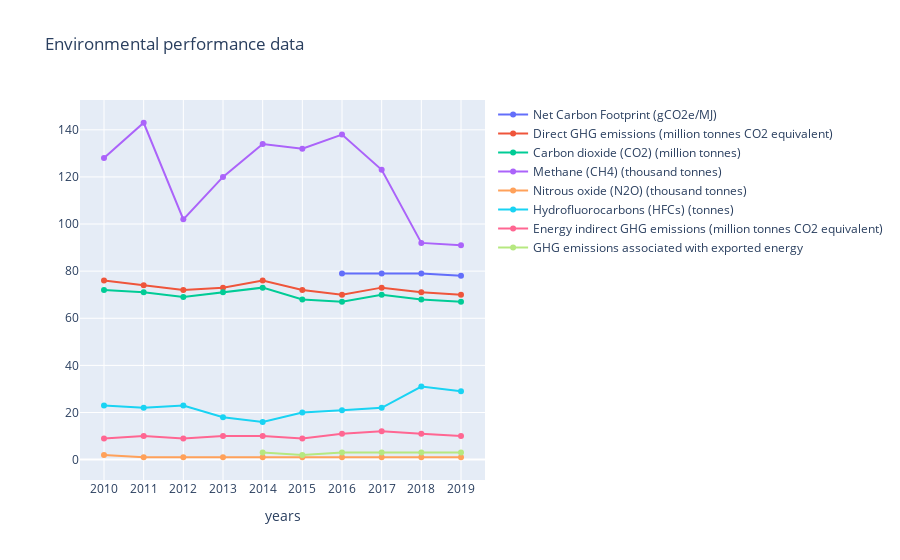

The code cell stored with this chart in its notebook:
### Code cell
# Create traces
fig = go.Figure()
fig.add_trace(go.Scatter(x=list(net_carbon_footprint.keys()), y= list(net_carbon_footprint.values()),
                    mode='lines+markers',
                    name='Net Carbon Footprint (gCO2e/MJ)'))
fig.add_trace(go.Scatter(x=list(direct_ghg_emissions.keys()), y=list(direct_ghg_emissions.values()),
                    mode='lines+markers',
                    name='Direct GHG emissions (million tonnes CO2 equivalent)'))
fig.add_trace(go.Scatter(x=list(carbon_dioxide.keys()), y=list(carbon_dioxide.values()),
                    mode='lines+markers', 
                    name='Carbon dioxide (CO2) (million tonnes)'))
fig.add_trace(go.Scatter(x=list(methane_ch4.keys()), y=list(methane_ch4.values()),
                    mode='lines+markers', 
                    name='Methane (CH4) (thousand tonnes)'))
fig.add_trace(go.Scatter(x=list(nitrous_oxide_N20.keys()), y=list(nitrous_oxide_N20.values()),
                    mode='lines+markers', 
                    name='Nitrous oxide (N2O) (thousand tonnes)'))
fig.add_trace(go.Scatter(x=list(hydrofluorocarbons_HFCs.keys()), y=list(hydrofluorocarbons_HFCs.values()),
                    mode='lines+markers', 
                    name='Hydrofluorocarbons (HFCs) (tonnes)'))
fig.add_trace(go.Scatter(x=list(energy_indirect_GHG_emissions.keys()), y=list(energy_indirect_GHG_emissions.values()),
                    mode='lines+markers', 
                    name='Energy indirect GHG emissions (million tonnes CO2 equivalent)'))
fig.add_trace(go.Scatter(x=list(exported_enerfy_GHG_emissions.keys()), y=list(exported_enerfy_GHG_emissions.values()),
                    mode='lines+markers', 
                    name='GHG emissions associated with exported energy'))                  
fig.update_layout(title='Environmental performance data',
                   xaxis_title='years',
                   yaxis_title='')
fig.show()

### Figure 1 — Plotly figure (JSON) as saved in the notebook; plotly's stock layout.template omitted (floating-point values rounded to 4 significant figures)
{"data": [{"mode": "lines+markers", "name": "Net Carbon Footprint (gCO2e/MJ)", "type": "scatter", "x": ["2010", "2011", "2012", "2013", "2014", "2015", "2016", "2017", "2018", "2019"], "y": [null, null, null, null, null, null, 79, 79, 79, 78]}, {"mode": "lines+markers", "name": "Direct GHG emissions (million tonnes CO2 equivalent)", "type": "scatter", "x": ["2010", "2011", "2012", "2013", "2014", "2015", "2016", "2017", "2018", "2019"], "y": [76, 74, 72, 73, 76, 72, 70, 73, 71, 70]}, {"mode": "lines+markers", "name": "Carbon dioxide (CO2) (million tonnes)", "type": "scatter", "x": ["2010", "2011", "2012", "2013", "2014", "2015", "2016", "2017", "2018", "2019"], "y": [72, 71, 69, 71, 73, 68, 67, 70, 68, 67]}, {"mode": "lines+markers", "name": "Methane (CH4) (thousand tonnes)", "type": "scatter", "x": ["2010", "2011", "2012", "2013", "2014", "2015", "2016", "2017", "2018", "2019"], "y": [128, 143, 102, 120, 134, 132, 138, 123, 92, 91]}, {"mode": "lines+markers", "name": "Nitrous oxide (N2O) (thousand tonnes)", "type": "scatter", "x": ["2010", "2011", "2012", "2013", "2014", "2015", "2016", "2017", "2018", "2019"], "y": [2, 1, 1, 1, 1, 1, 1, 1, 1, 1]}, {"mode": "lines+markers", "name": "Hydrofluorocarbons (HFCs) (tonnes)", "type": "scatter", "x": ["2010", "2011", "2012", "2013", "2014", "2015", "2016", "2017", "2018", "2019"], "y": [23, 22, 23, 18, 16, 20, 21, 22, 31, 29]}, {"mode": "lines+markers", "name": "Energy indirect GHG emissions (million tonnes CO2 equivalent)", "type": "scatter", "x": ["2010", "2011", "2012", "2013", "2014", "2015", "2016", "2017", "2018", "2019"], "y": [9, 10, 9, 10, 10, 9, 11, 12, 11, 10]}, {"mode": "lines+markers", "name": "GHG emissions associated with exported energy", "type": "scatter", "x": ["2010", "2011", "2012", "2013", "2014", "2015", "2016", "2017", "2018", "2019"], "y": [null, null, null, null, 3, 2, 3, 3, 3, 3]}], "layout": {"title": {"text": "Environmental performance data"}, "xaxis": {"title": {"text": "years"}}, "yaxis": {"title": {"text": ""}}}}
